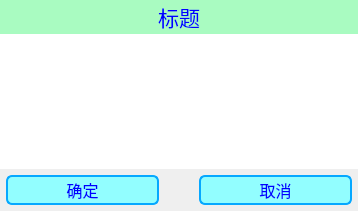
<?xml version="1.0" encoding="UTF-8"?>
<ui version="4.0">
 <class>InfoPromptWidget</class>
 <widget class="QWidget" name="InfoPromptWidget">
  <property name="geometry">
   <rect>
    <x>0</x>
    <y>0</y>
    <width>358</width>
    <height>211</height>
   </rect>
  </property>
  <property name="windowTitle">
   <string>温馨提示</string>
  </property>
  <property name="styleSheet">
   <string notr="true">/* 窗口 */
QDialog
{
	border-radius:26px;
}
/* 按钮静止无操作样式 */
QPushButton
{
	background-color: rgb(146,254,255);
	color:blue;
	border:2px solid rgb(6,168,255);
	font-size:16px;
	border-radius:6px;
}

/* 鼠标悬停在按钮上 */
QPushButton:hover
{
	background-color: rgb(88,198,255);
	color: blue;
	border: 2px solid rgb(6,168,255);
	font-size: 16px;
	border-radius: 6px;
}

/* 鼠标按下按钮 */
QPushButton:pressed
{
	background-color: rgb(47,184,255);
	color: white;
	border: 2px solid rgb(6,168,255);
	font-size: 14px;
	border-radius: 8px;
}</string>
  </property>
  <layout class="QVBoxLayout" name="verticalLayout" stretch="1,4,1">
   <property name="spacing">
    <number>0</number>
   </property>
   <property name="leftMargin">
    <number>0</number>
   </property>
   <property name="topMargin">
    <number>0</number>
   </property>
   <property name="rightMargin">
    <number>0</number>
   </property>
   <property name="bottomMargin">
    <number>0</number>
   </property>
   <item>
    <widget class="QLabel" name="labelTitle">
     <property name="styleSheet">
      <string notr="true">color:blue;
background-color: rgb(169,251,193); 
font:16pt;</string>
     </property>
     <property name="frameShape">
      <enum>QFrame::NoFrame</enum>
     </property>
     <property name="text">
      <string>标题</string>
     </property>
     <property name="alignment">
      <set>Qt::AlignCenter</set>
     </property>
    </widget>
   </item>
   <item>
    <widget class="QTextEdit" name="textEditContext">
     <property name="font">
      <font>
       <family>Arial</family>
       <pointsize>12</pointsize>
      </font>
     </property>
     <property name="frameShape">
      <enum>QFrame::NoFrame</enum>
     </property>
     <property name="readOnly">
      <bool>true</bool>
     </property>
    </widget>
   </item>
   <item>
    <layout class="QHBoxLayout" name="horizontalLayout" stretch="1,1">
     <property name="spacing">
      <number>40</number>
     </property>
     <property name="leftMargin">
      <number>6</number>
     </property>
     <property name="topMargin">
      <number>6</number>
     </property>
     <property name="rightMargin">
      <number>6</number>
     </property>
     <property name="bottomMargin">
      <number>6</number>
     </property>
     <item>
      <widget class="QPushButton" name="pushButtonSure">
       <property name="minimumSize">
        <size>
         <width>0</width>
         <height>30</height>
        </size>
       </property>
       <property name="styleSheet">
        <string notr="true"/>
       </property>
       <property name="text">
        <string>确定</string>
       </property>
      </widget>
     </item>
     <item>
      <widget class="QPushButton" name="pushButtonCancel">
       <property name="minimumSize">
        <size>
         <width>0</width>
         <height>30</height>
        </size>
       </property>
       <property name="text">
        <string>取消</string>
       </property>
      </widget>
     </item>
    </layout>
   </item>
  </layout>
 </widget>
 <resources/>
 <connections/>
</ui>
